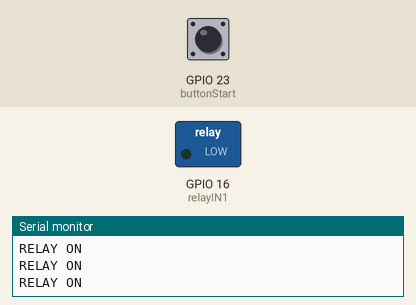
Simulated run of this sketch. Board: ESP32. On the bench: switched loads named in the sketch (green lamp = pin HIGH), the last lines printed to the serial monitor. Inputs (shaded band) come from the test bench; at power-on: GPIO 23 (buttonStart) HIGH.

Above: at 1.3 s.
1.4 s: GPIO 23 (buttonStart) pulled LOW for 0.3 s
At 1.62 s:
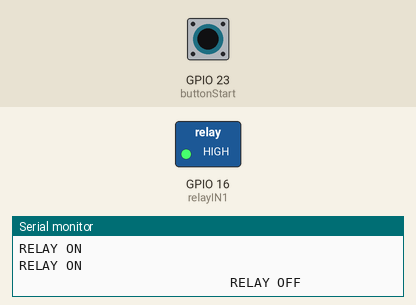
3.2 s: GPIO 23 (buttonStart) pulled LOW for 3.2 s
At 7.7 s:
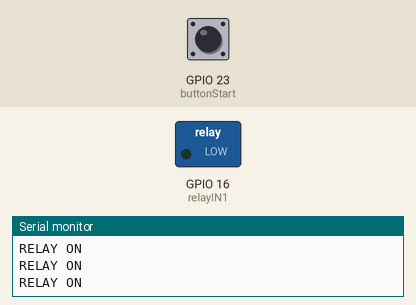
Timing chart, 0 to 9.2 s (numbered marks = the images above; inputs shaded):
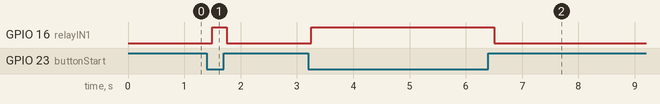

The sketch:

esp32_pb_relay.ino
```cpp
const int buttonStart = 23;
int buttonState = 0;
const int relayIN1 = 16;

void setup() {
  pinMode (buttonStart, INPUT);
  pinMode (relayIN1, OUTPUT);
  Serial.begin (115200);
}

void loop() {
  buttonState = digitalRead (buttonStart);
  //Serial.println (buttonState);

  if (buttonState == LOW) {
    digitalWrite (relayIN1, HIGH);
    Serial.println ("                           RELAY OFF");
    delay (250);
  } else {
    digitalWrite (relayIN1, LOW);
    Serial.println ("RELAY ON");
    delay (250);
  }
}
```

Measured:
- after the input at 1.4 s, GPIO 16 (relayIN1): LOW → HIGH after 0.10 s, → LOW 0.25 s later
- after the input at 3.2 s, GPIO 16 (relayIN1): LOW → HIGH after 0.05 s, → LOW 3.3 s later
